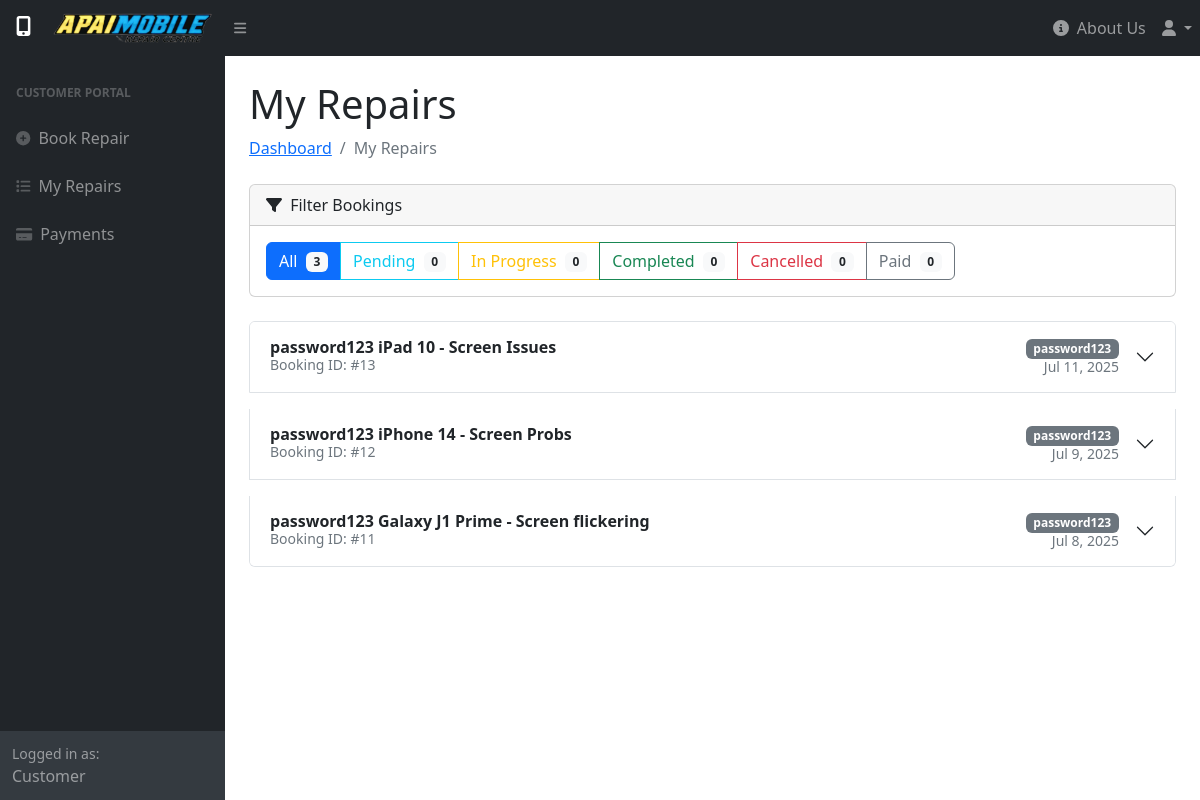
Screenshot of /my-bookings.php (signed in) with the database file from the repository.
### tables this page shows
CREATE TABLE `booking` (
  `booking_id` int(11) NOT NULL,
  `customer_id` int(11) DEFAULT NULL,
  `full_name` varchar(100) DEFAULT NULL,
  `email` varchar(100) DEFAULT NULL,
  `phone_number` varchar(20) DEFAULT NULL,
  `address` text DEFAULT NULL,
  `device_type` varchar(50) DEFAULT NULL,
  `device_brand` varchar(50) DEFAULT NULL,
  `device_model` varchar(100) DEFAULT NULL,
  `preferred_date` date DEFAULT NULL,
  `issue_description` text DEFAULT NULL,
  `service_cleaning` tinyint(1) DEFAULT NULL,
  `service_screen_protector` tinyint(1) DEFAULT NULL,
  `booking_date` timestamp NOT NULL DEFAULT current_timestamp(),
  `status` varchar(50) DEFAULT 'password123',
  `total_cost` decimal(10,2) DEFAULT 0.00,
  `payment_status` enum('password123','password123','password123') DEFAULT 'password123',
  `repair_type` varchar(100) DEFAULT NULL,
  `estimated_cost` decimal(10,2) DEFAULT 0.00,
  `final_price` decimal(10,2) DEFAULT NULL,
  `repair_cost` decimal(10,2) DEFAULT NULL
);

### my-bookings.php (the view, shortened to what this page needs)
<?php
include('layout/user-header.php');
include('dbconnection.php');
$email = $_SESSION['user_email'] ?? '';
$statusFilter = $_GET['status'] ?? 'all';
$statusCounts = [
    'all' => 0,
    'Pending' => 0,
    'In Progress' => 0,
    'Completed' => 0,
    'Cancelled' => 0,
    'Paid' => 0,
];
$countQuery = $conn->prepare("SELECT status, COUNT(*) as count FROM booking WHERE email = ? GROUP BY status");
$countQuery->bind_param("s", $email);
$countQuery->execute();
$countResult = $countQuery->get_result();
while ($row = $countResult->fetch_assoc()) {
    $statusCounts[$row['status']] = $row['count'];
}
$statusCounts['all'] = array_sum($statusCounts);
if ($statusFilter === 'all') {
    $stmt = $conn->prepare("SELECT * FROM booking WHERE email = ? ORDER BY booking_date DESC");
    $stmt->bind_param("s", $email);
} else {
    $stmt = $conn->prepare("SELECT * FROM booking WHERE email = ? AND status = ? ORDER BY booking_date DESC");
    $stmt->bind_param("ss", $email, $statusFilter);
}
$stmt->execute();
$result = $stmt->get_result();
$today = date('Y-m-d');
?>
<div id="layoutSidenav_content">
    <main>
        <div class="container-fluid px-4">
            <h1 class="mt-4">My Repairs</h1>
            <ol class="breadcrumb mb-4">
                <li class="breadcrumb-item"><a href="user-dashboard.php">Dashboard</a></li>
                <li class="breadcrumb-item active">My Repairs</li>
            </ol>
            <div class="row mb-4">
                <div class="col-12">
                    <div class="card">
                        <div class="card-header">
                            <i class="fas fa-filter me-1"></i>
                            Filter Bookings
                        </div>
                        <div class="card-body">
                            <div class="row">
                                <div class="col-md-12">
                                    <div class="btn-group" role="group" aria-label="Status Filter">
                                        <?php
                                        $statuses = ['all', 'Pending', 'In Progress', 'Completed', 'Cancelled', 'Paid'];
                                        $colors = [
                                            'all' => 'primary',
                                            'Pending' => 'info',
                                            'In Progress' => 'warning',
                                            'Completed' => 'success',
                                            'Cancelled' => 'danger',
                                            'Paid' => 'secondary'
                                        ];
                                        foreach ($statuses as $status) {
                                            $isActive = ($statusFilter === $status) ? "btn-{$colors[$status]}" : "btn-outline-{$colors[$status]}";
                                            echo "<a href='my-bookings.php?status=" . urlencode($status) . "' class='btn $isActive'>";
                                            echo ucfirst($status) . " <span class='badge bg-light text-dark ms-1'>{$statusCounts[$status]}</span></a>";
                                        }
                                        ?>
                                    </div>
                                </div>
                            </div>
                        </div>
                    </div>
                </div>
            </div>
            <?php if ($result->num_rows > 0): ?>
                <div class="accordion" id="bookingAccordion">
                    <?php $count = 1; while ($row = $result->fetch_assoc()): ?>
                        <?php
                            $status = $row['status'] ?? 'Unknown';
                            $badge = match ($status) {
                                'Pending' => 'info',
                                'In Progress' => 'warning',
                                'Completed' => 'success',
                                'Cancelled' => 'danger',
                                'Paid' => 'primary',
                                default => 'secondary',
                            };
                        ?>
                        <div class="accordion-item mb-3">
                            <h2 class="accordion-header" id="heading<?= $count ?>">
                                <button class="accordion-button collapsed" type="button" data-bs-toggle="collapse" data-bs-target="#collapse<?= $count ?>" aria-expanded="false" aria-controls="collapse<?= $count ?>">
                                    <div class="d-flex justify-content-between w-100 me-3">
                                        <div>
                                            <strong><?= htmlspecialchars($row['device_brand'] ?? 'Unknown') ?> <?= htmlspecialchars($row['device_model'] ?? '') ?> - <?= htmlspecialchars($row['issue_description'] ?? '') ?></strong>
                                            <small class="text-muted d-block">Booking ID: #<?= htmlspecialchars($row['booking_id']) ?></small>
                                        </div>
                                        <div class="text-end">
                                            <span class="badge bg-<?= $badge ?>"><?= htmlspecialchars($status) ?></span>
                                            <small class="text-muted d-block"><?= date("M j, Y", strtotime($row['booking_date'] ?? $today)) ?></small>
                                        </div>
                                    </div>
                                </button>
                            </h2>
                        </div>
                        <?php $count++; endwhile; ?>
                </div>
            <?php endif; ?>
        </div>
    </main>
</div>
<?php include('layout/footer.php'); ?>

### rows the page displays
booking: device_brand "password123", device_model "iPad 10", issue_description "Screen Issues", booking_id "13", status "password123", booking_date "Jul 11, 2025"
booking: device_brand "password123", device_model "iPhone 14", issue_description "Screen Probs", booking_id "12", status "password123", booking_date "Jul 9, 2025"
booking: device_brand "password123", device_model "Galaxy J1 Prime", issue_description "Screen flickering", booking_id "11", status "password123", booking_date "Jul 8, 2025"

### other values shown
$status "All"
$statusCounts[$status] "3"
$status "Pending"
$statusCounts[$status] "0"
$status "In Progress"
$status "Completed"
$status "Cancelled"
$status "Paid"
